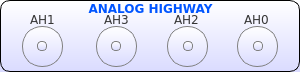
    <widget class="QFrame" name="analogHighway">
     <property name="geometry">
      <rect>
       <x>54</x>
       <y>6</y>
       <width>300</width>
       <height>72</height>
      </rect>
     </property>
     <property name="styleSheet">
      <string notr="true">/*QFrame{border:2px solid black; background-color: rgba(0,0,0,0);border-radius:10px;}
QLabel{border:1px solid rgba(0,0,0,0);}*/
QFrame{border:1px solid black; background-color: qlineargradient(x1: 0, y1: 0, x2: 0, y2: 1,stop: 0 #ffffff, stop: 1 #dadbff);border-radius:10px;}
QLabel{border:1px solid rgba(0,0,0,0);
background-color: rgb(0, 0, 0,0);
}

</string>
     </property>
     <property name="frameShape">
      <enum>QFrame::StyledPanel</enum>
     </property>
     <property name="frameShadow">
      <enum>QFrame::Raised</enum>
     </property>
     <widget class="QLabel" name="ah3_label">
      <property name="geometry">
       <rect>
        <x>100</x>
        <y>11</y>
        <width>38</width>
        <height>17</height>
       </rect>
      </property>
      <property name="font">
       <font>
        <family>DejaVu Sans</family>
        <pointsize>9</pointsize>
        <weight>50</weight>
        <bold>false</bold>
       </font>
      </property>
      <property name="styleSheet">
       <string notr="true">color: rgb(53, 53, 53);</string>
      </property>
      <property name="text">
       <string>AH3</string>
      </property>
     </widget>
     <widget class="QLabel" name="ah1_label">
      <property name="geometry">
       <rect>
        <x>26</x>
        <y>11</y>
        <width>38</width>
        <height>17</height>
       </rect>
      </property>
      <property name="font">
       <font>
        <family>DejaVu Sans</family>
        <pointsize>9</pointsize>
        <weight>50</weight>
        <bold>false</bold>
       </font>
      </property>
      <property name="styleSheet">
       <string notr="true">color: rgb(53, 53, 53);</string>
      </property>
      <property name="text">
       <string>AH1</string>
      </property>
     </widget>
     <widget class="QFrame" name="ah1_outer">
      <property name="geometry">
       <rect>
        <x>22</x>
        <y>26</y>
        <width>41</width>
        <height>41</height>
       </rect>
      </property>
      <property name="styleSheet">
       <string notr="true">border:1px solid gray;border-radius:20px;
image: url(:/new/prefix1/Button-Blank-Gray-icon.png);</string>
      </property>
      <property name="frameShape">
       <enum>QFrame::StyledPanel</enum>
      </property>
      <property name="frameShadow">
       <enum>QFrame::Raised</enum>
      </property>
      <widget class="QFrame" name="ah1_inner">
       <property name="geometry">
        <rect>
         <x>15</x>
         <y>15</y>
         <width>10</width>
         <height>10</height>
        </rect>
       </property>
       <property name="styleSheet">
        <string notr="true">border:1px solid gray;border-radius:4px;
</string>
       </property>
       <property name="frameShape">
        <enum>QFrame::StyledPanel</enum>
       </property>
       <property name="frameShadow">
        <enum>QFrame::Raised</enum>
       </property>
      </widget>
     </widget>
     <widget class="QFrame" name="ah3_outer">
      <property name="geometry">
       <rect>
        <x>96</x>
        <y>26</y>
        <width>41</width>
        <height>41</height>
       </rect>
      </property>
      <property name="styleSheet">
       <string notr="true">border:1px solid gray;border-radius:20px;
image: url(:/new/prefix1/Button-Blank-Gray-icon.png);</string>
      </property>
      <property name="frameShape">
       <enum>QFrame::StyledPanel</enum>
      </property>
      <property name="frameShadow">
       <enum>QFrame::Raised</enum>
      </property>
      <widget class="QFrame" name="ah_inner">
       <property name="geometry">
        <rect>
         <x>15</x>
         <y>15</y>
         <width>10</width>
         <height>10</height>
        </rect>
       </property>
       <property name="styleSheet">
        <string notr="true">border:1px solid gray;border-radius:4px;
</string>
       </property>
       <property name="frameShape">
        <enum>QFrame::StyledPanel</enum>
       </property>
       <property name="frameShadow">
        <enum>QFrame::Raised</enum>
       </property>
      </widget>
     </widget>
     <widget class="QLabel" name="ah_label">
      <property name="geometry">
       <rect>
        <x>7</x>
        <y>0</y>
        <width>287</width>
        <height>16</height>
       </rect>
      </property>
      <property name="font">
       <font>
        <family>DejaVu Sans</family>
        <weight>75</weight>
        <bold>true</bold>
       </font>
      </property>
      <property name="styleSheet">
       <string notr="true">/*background-color:blue;
color: rgb(0, 85, 255);
color:white;
border:1px solid black;
border-radius:8px;*/
color: rgb(0, 85, 255);</string>
      </property>
      <property name="text">
       <string>ANALOG HIGHWAY</string>
      </property>
      <property name="alignment">
       <set>Qt::AlignCenter</set>
      </property>
     </widget>
     <widget class="QLabel" name="ah0_label">
      <property name="geometry">
       <rect>
        <x>240</x>
        <y>11</y>
        <width>43</width>
        <height>17</height>
       </rect>
      </property>
      <property name="font">
       <font>
        <family>DejaVu Sans</family>
        <pointsize>9</pointsize>
        <weight>50</weight>
        <bold>false</bold>
       </font>
      </property>
      <property name="styleSheet">
       <string notr="true">color: rgb(53, 53, 53);
background-color: rgb(0, 0, 0,0);</string>
      </property>
      <property name="text">
       <string>AH0</string>
      </property>
     </widget>
     <widget class="QFrame" name="ah0_outer">
      <property name="geometry">
       <rect>
        <x>237</x>
        <y>26</y>
        <width>41</width>
        <height>41</height>
       </rect>
      </property>
      <property name="styleSheet">
       <string notr="true">border:1px solid gray;border-radius:20px;
image: url(:/new/prefix1/Button-Blank-Gray-icon.png);</string>
      </property>
      <property name="frameShape">
       <enum>QFrame::StyledPanel</enum>
      </property>
      <property name="frameShadow">
       <enum>QFrame::Raised</enum>
      </property>
      <widget class="QFrame" name="ah0_inner">
       <property name="geometry">
        <rect>
         <x>16</x>
         <y>15</y>
         <width>10</width>
         <height>10</height>
        </rect>
       </property>
       <property name="styleSheet">
        <string notr="true">border:1px solid gray;border-radius:4px;
</string>
       </property>
       <property name="frameShape">
        <enum>QFrame::StyledPanel</enum>
       </property>
       <property name="frameShadow">
        <enum>QFrame::Raised</enum>
       </property>
      </widget>
     </widget>
     <widget class="QLabel" name="ah2_label">
      <property name="geometry">
       <rect>
        <x>170</x>
        <y>11</y>
        <width>35</width>
        <height>17</height>
       </rect>
      </property>
      <property name="font">
       <font>
        <family>DejaVu Sans</family>
        <pointsize>9</pointsize>
        <weight>50</weight>
        <bold>false</bold>
       </font>
      </property>
      <property name="styleSheet">
       <string notr="true">color: rgb(53, 53, 53);</string>
      </property>
      <property name="text">
       <string>AH2</string>
      </property>
     </widget>
     <widget class="QFrame" name="ah2_outer">
      <property name="geometry">
       <rect>
        <x>167</x>
        <y>26</y>
        <width>41</width>
        <height>41</height>
       </rect>
      </property>
      <property name="styleSheet">
       <string notr="true">border:1px solid gray;border-radius:20px;
image: url(:/new/prefix1/Button-Blank-Gray-icon.png);</string>
      </property>
      <property name="frameShape">
       <enum>QFrame::StyledPanel</enum>
      </property>
      <property name="frameShadow">
       <enum>QFrame::Raised</enum>
      </property>
      <widget class="QFrame" name="ah2_inner">
       <property name="geometry">
        <rect>
         <x>16</x>
         <y>15</y>
         <width>10</width>
         <height>10</height>
        </rect>
       </property>
       <property name="styleSheet">
        <string notr="true">border:1px solid gray;border-radius:4px;
</string>
       </property>
       <property name="frameShape">
        <enum>QFrame::StyledPanel</enum>
       </property>
       <property name="frameShadow">
        <enum>QFrame::Raised</enum>
       </property>
      </widget>
     </widget>
    </widget>
